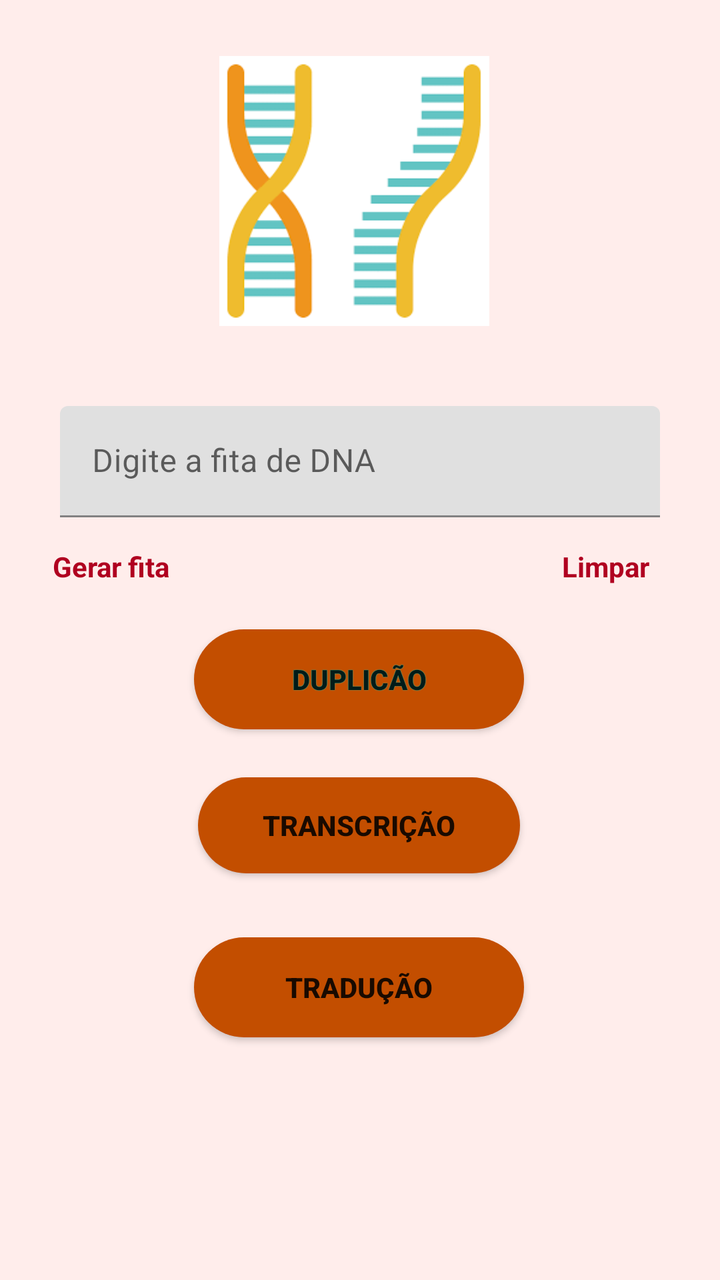
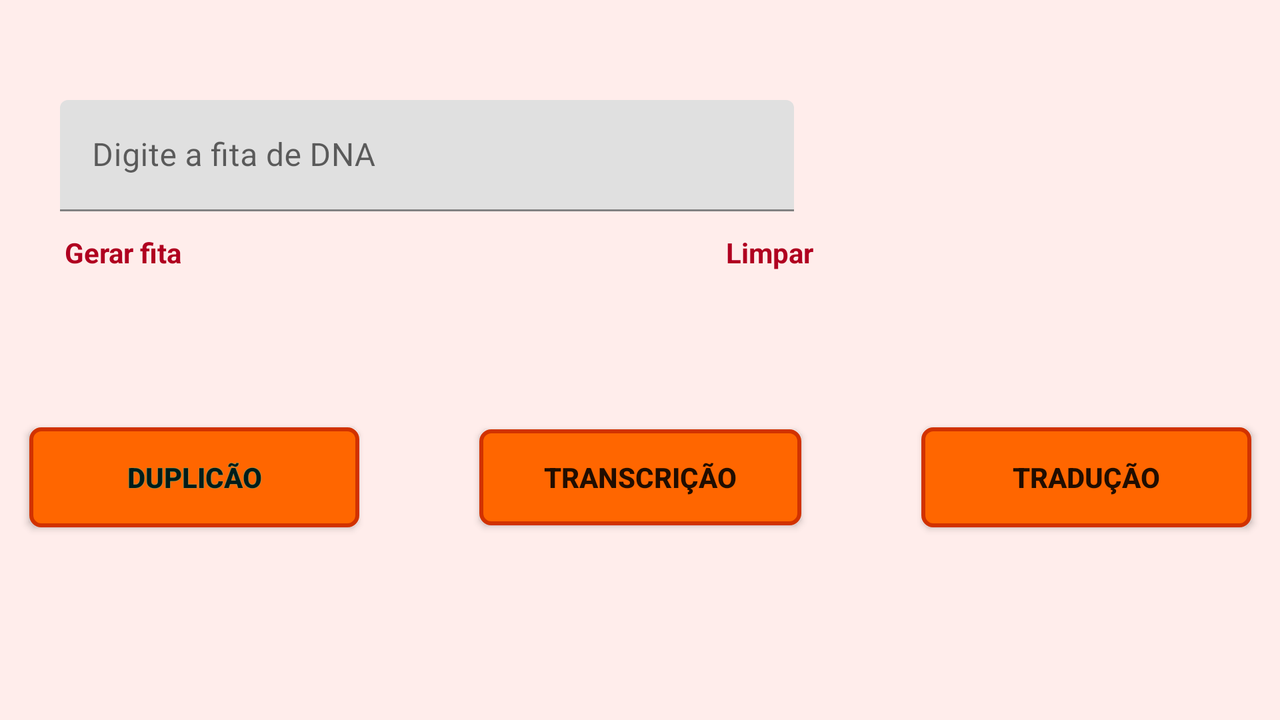

One screen, two layout resources from the same app: the default and the author's alternative for another configuration. Each is rendered where Android would select it; the XML of both is given below.
<!-- AndroidManifest.xml: application theme Theme.SinteseDeProteina -->
<!-- res/layout/activity_tela_principal.xml -->
<?xml version="1.0" encoding="utf-8"?>
<androidx.constraintlayout.widget.ConstraintLayout xmlns:android="http://schemas.android.com/apk/res/android"
    xmlns:app="http://schemas.android.com/apk/res-auto"
    xmlns:tools="http://schemas.android.com/tools"
    android:layout_width="match_parent"
    android:layout_height="match_parent"
    android:layout_gravity="center"
    android:background="#FFEDEB"
    tools:context=".TelaPrincipal">

    <TextView
        android:id="@+id/fita"
        android:layout_width="wrap_content"
        android:layout_height="wrap_content"
        android:layout_marginTop="48dp"
        android:text="TextView"
        android:textColor="@color/fita"
        android:textSize="20sp"
        android:textStyle="bold"
        android:visibility="gone"
        app:layout_constraintEnd_toEndOf="parent"
        app:layout_constraintHorizontal_bias="0.498"
        app:layout_constraintStart_toStartOf="parent"
        app:layout_constraintTop_toBottomOf="@+id/buttonTraducao" />

    <Button
        android:id="@+id/buttonTraducao"
        android:layout_width="165dp"
        android:layout_height="50dp"
        android:layout_marginTop="32dp"
        android:background="@drawable/button_pressed"
        android:onClick="buttonTraducao"
        android:text="Tradução"
        android:textStyle="bold"
        app:elevation="80dp"
        app:layout_constraintEnd_toEndOf="parent"
        app:layout_constraintHorizontal_bias="0.498"
        app:layout_constraintStart_toStartOf="parent"
        app:layout_constraintTop_toBottomOf="@+id/buttonTranscricao" />

    <TextView
        android:id="@+id/limpa2"
        android:layout_width="56dp"
        android:layout_height="48dp"
        android:layout_marginTop="12dp"
        android:minHeight="48dp"
        android:onClick="limpar"
        android:padding="3dp"
        android:text="Limpar "
        android:textColor="@color/design_default_color_error"
        android:textStyle="bold"
        app:layout_constraintEnd_toEndOf="parent"
        app:layout_constraintHorizontal_bias="0.915"
        app:layout_constraintStart_toStartOf="parent"
        app:layout_constraintTop_toBottomOf="@+id/textInputLayout" />

    <TextView
        android:id="@+id/limpa"
        android:layout_width="83dp"
        android:layout_height="48dp"
        android:layout_marginTop="12dp"
        android:minHeight="48dp"
        android:onClick="gerarFita"
        android:padding="3dp"
        android:text="Gerar fita"
        android:textColor="@color/vermelho"
        android:textStyle="bold"
        app:layout_constraintEnd_toEndOf="parent"
        app:layout_constraintHorizontal_bias="0.084"
        app:layout_constraintStart_toStartOf="parent"
        app:layout_constraintTop_toBottomOf="@+id/textInputLayout" />

    <Button
        android:id="@+id/buttonDup"
        android:layout_width="165dp"
        android:layout_height="50dp"
        android:layout_marginTop="56dp"
        android:background="@drawable/button_pressed"
        android:onClick="buttonDuplicacao"
        android:overScrollMode="always"
        android:shadowColor="@color/teal_200"
        android:shadowRadius="@dimen/material_emphasis_disabled"
        android:text="Duplicão"
        android:textStyle="bold"
        app:elevation="80dp"
        app:layout_constraintEnd_toEndOf="parent"
        app:layout_constraintHorizontal_bias="0.498"
        app:layout_constraintStart_toStartOf="parent"
        app:layout_constraintTop_toBottomOf="@+id/textInputLayout" />

    <Button
        android:id="@+id/buttonTranscricao"
        android:layout_width="161dp"
        android:layout_height="48dp"
        android:layout_marginTop="24dp"
        android:background="@drawable/button_pressed"
        android:elevation="30dp"
        android:focusable="true"
        android:onClick="buttonTranscricao"
        android:paddingLeft="12dp"
        android:paddingRight="12dp"
        android:text="TRANSCRIÇÃO"
        android:textStyle="bold"
        app:elevation="80dp"
        app:layout_constraintEnd_toEndOf="parent"
        app:layout_constraintHorizontal_bias="0.498"
        app:layout_constraintStart_toStartOf="parent"
        app:layout_constraintTop_toBottomOf="@+id/buttonDup" />

    <ImageView
        android:id="@+id/imageView3"
        android:layout_width="148dp"
        android:layout_height="135dp"
        android:layout_marginTop="28dp"
        app:layout_constraintEnd_toEndOf="parent"
        app:layout_constraintHorizontal_bias="0.486"
        app:layout_constraintStart_toStartOf="parent"
        app:layout_constraintTop_toTopOf="parent"
        app:srcCompat="@drawable/images" />

    <com.google.android.material.textfield.TextInputLayout
        android:id="@+id/textInputLayout"
        android:layout_width="0dp"
        android:layout_height="wrap_content"
        android:layout_marginStart="30dp"
        android:layout_marginLeft="30dp"
        android:layout_marginTop="40dp"
        android:layout_marginEnd="30dp"
        android:layout_marginRight="30dp"
        app:layout_constraintEnd_toEndOf="parent"
        app:layout_constraintStart_toStartOf="parent"
        app:layout_constraintTop_toBottomOf="@+id/imageView3">

        <com.google.android.material.textfield.TextInputEditText
            android:id="@+id/dna"
            android:layout_width="match_parent"
            android:layout_height="wrap_content"
            android:hint="Digite a fita de DNA" />
    </com.google.android.material.textfield.TextInputLayout>

</androidx.constraintlayout.widget.ConstraintLayout>
<!-- resources referenced by this layout -->
<resources>
  <color name="fita">#0054E4</color>
  <color name="teal_200">#FF03DAC5</color>
  <color name="vermelho">#B00020</color>
  <!-- drawable button_pressed (drawable) -->
  <?xml version="1.0" encoding="utf-8"?>
  <selector xmlns:android="http://schemas.android.com/apk/res/android">
      <item android:state_pressed="false"
          android:drawable="@drawable/button_redondo2"/>
  
      <item android:state_pressed="true"
          android:drawable="@drawable/button_redondo"/>
  
  </selector>
  <!-- drawable images: png bitmap (drawable, 3503 bytes) -->
  <style name="Theme.SinteseDeProteina" parent="Theme.MaterialComponents.Light.DarkActionBar">
          
          <item name="colorPrimary">@color/colorPrimary</item>
          <item name="colorPrimaryVariant">@color/colorSecundary</item>
          <item name="colorOnPrimary">@color/white</item> 
          
          <item name="colorSecondary">@color/fita</item>
          <item name="colorSecondaryVariant">@color/purple_700</item>
          <item name="colorOnSecondary">@color/white</item>
          
          <item name="android:statusBarColor" tools:targetApi="l">?attr/colorPrimaryVariant</item>
          <item name="android:windowBackground">@drawable/ic_android_4</item>
  
          
      </style>
  <!-- drawable button_redondo2 (drawable) -->
  <?xml version="1.0" encoding="utf-8"?>
  <shape xmlns:android="http://schemas.android.com/apk/res/android">
      <corners android:radius="80dp"/>
      <solid android:color="@color/colorSecundary" />
  </shape>
  <!-- drawable button_redondo (drawable) -->
  <?xml version="1.0" encoding="utf-8"?>
  <shape xmlns:android="http://schemas.android.com/apk/res/android">
      <corners android:radius="80dp"/>
      <solid android:color="@color/colorPrimary" />
  </shape>
  <color name="colorPrimary">#FF6600</color>
  <color name="colorSecundary">#C34E00</color>
  <color name="white">#FFFFFFFF</color>
  <color name="purple_700">#FF3700B3</color>
  <!-- drawable ic_android_4: vector/xml drawable (drawable, 98076 chars, omitted) -->
</resources>
<!-- res/layout-land/activity_tela_principal.xml (the author's variant of the layout above) -->
<!-- drawn on the phone turned sideways -->
<?xml version="1.0" encoding="utf-8"?>
<androidx.constraintlayout.widget.ConstraintLayout xmlns:android="http://schemas.android.com/apk/res/android"
    xmlns:app="http://schemas.android.com/apk/res-auto"
    xmlns:tools="http://schemas.android.com/tools"
    android:layout_width="match_parent"
    android:layout_height="match_parent"
    android:layout_gravity="center"
    android:background="#00FFEDEB"
    tools:context=".activity.TelaPrincipal"
    tools:layout_editor_absoluteX="-13dp"
    tools:layout_editor_absoluteY="0dp">

    <TextView
        android:id="@+id/fita"
        android:layout_width="wrap_content"
        android:layout_height="wrap_content"
        android:layout_marginTop="48dp"
        android:text="TextView"
        android:textColor="@color/fita"
        android:textSize="20sp"
        android:textStyle="bold"
        android:visibility="gone"
        app:layout_constraintEnd_toEndOf="parent"
        app:layout_constraintHorizontal_bias="0.498"
        app:layout_constraintStart_toStartOf="parent"
        app:layout_constraintTop_toBottomOf="@+id/buttonTraducao" />

    <Button
        android:id="@+id/buttonTraducao"
        android:layout_width="165dp"
        android:layout_height="50dp"
        android:layout_marginEnd="56dp"
        android:layout_marginRight="56dp"
        android:background="@drawable/button"
        app:backgroundTint="@null"
        android:onClick="buttonTraducao"
        android:text="Tradução"
        android:textStyle="bold"
        app:elevation="80dp"
        app:layout_constraintBaseline_toBaselineOf="@+id/buttonTranscricao"
        app:layout_constraintEnd_toEndOf="parent"
        app:layout_constraintHorizontal_bias="0.5"
        app:layout_constraintStart_toEndOf="@+id/buttonTranscricao" />

    <TextView
        android:id="@+id/limpa2"
        android:layout_width="56dp"
        android:layout_height="48dp"
        android:layout_marginTop="8dp"
        android:layout_marginEnd="224dp"
        android:layout_marginRight="224dp"
        android:minHeight="48dp"
        android:onClick="limpar"
        android:padding="3dp"
        android:text="Limpar "
        android:textColor="@color/design_default_color_error"
        android:textStyle="bold"
        app:layout_constraintEnd_toEndOf="parent"
        app:layout_constraintTop_toBottomOf="@+id/textInputLayout" />

    <TextView
        android:id="@+id/limpa"
        android:layout_width="83dp"
        android:layout_height="48dp"
        android:layout_marginStart="28dp"
        android:layout_marginLeft="28dp"
        android:layout_marginTop="8dp"
        android:minHeight="48dp"
        android:onClick="gerarFita"
        android:padding="3dp"
        android:text="Gerar fita"
        android:textColor="@color/vermelho"
        android:textStyle="bold"
        app:layout_constraintEnd_toStartOf="@+id/limpa2"
        app:layout_constraintHorizontal_bias="0.006"
        app:layout_constraintStart_toStartOf="parent"
        app:layout_constraintTop_toBottomOf="@+id/textInputLayout" />

    <Button
        android:id="@+id/buttonDup"
        android:layout_width="165dp"
        android:layout_height="50dp"
        android:layout_marginStart="56dp"
        android:layout_marginLeft="56dp"
        android:layout_marginTop="108dp"
        android:background="@drawable/button"
        app:backgroundTint="@null"
        android:onClick="buttonDuplicacao"
        android:overScrollMode="always"
        android:shadowColor="@color/teal_200"
        android:shadowRadius="@dimen/material_emphasis_disabled"
        android:text="Duplicão"
        android:textStyle="bold"
        app:elevation="80dp"
        app:layout_constraintEnd_toStartOf="@+id/buttonTranscricao"
        app:layout_constraintHorizontal_bias="0.5"
        app:layout_constraintStart_toStartOf="parent"
        app:layout_constraintTop_toBottomOf="@+id/textInputLayout" />

    <Button
        android:id="@+id/buttonTranscricao"
        android:layout_width="161dp"
        android:layout_height="48dp"
        android:layout_marginStart="60dp"
        android:layout_marginLeft="60dp"
        android:layout_marginEnd="60dp"
        android:layout_marginRight="60dp"
        android:background="@drawable/button"
        app:backgroundTint="@null"
        android:elevation="30dp"
        android:focusable="true"
        android:onClick="buttonTranscricao"
        android:paddingLeft="12dp"
        android:paddingRight="12dp"
        android:text="TRANSCRIÇÃO"
        android:textStyle="bold"
        app:elevation="80dp"
        app:layout_constraintBaseline_toBaselineOf="@+id/buttonDup"
        app:layout_constraintEnd_toStartOf="@+id/buttonTraducao"
        app:layout_constraintHorizontal_bias="0.5"
        app:layout_constraintStart_toEndOf="@+id/buttonDup" />

    <ImageView
        android:id="@+id/logo"
        android:layout_width="177dp"
        android:layout_height="149dp"
        android:layout_marginTop="4dp"
        android:layout_marginEnd="16dp"
        android:layout_marginRight="16dp"
        android:scaleType="centerCrop"
        app:layout_constraintEnd_toEndOf="parent"
        app:layout_constraintTop_toTopOf="parent"
        app:srcCompat="@drawable/animalogo" />

    <com.google.android.material.textfield.TextInputLayout
        android:id="@+id/textInputLayout"
        android:layout_width="0dp"
        android:layout_height="wrap_content"
        android:layout_marginStart="30dp"
        android:layout_marginLeft="30dp"
        android:layout_marginTop="50dp"
        android:layout_marginEnd="50dp"
        android:layout_marginRight="50dp"
        app:layout_constraintEnd_toStartOf="@+id/logo"
        app:layout_constraintStart_toStartOf="parent"
        app:layout_constraintTop_toTopOf="parent">

        <com.google.android.material.textfield.TextInputEditText
            android:id="@+id/dna"
            android:layout_width="match_parent"
            android:layout_height="wrap_content"
            android:hint="Digite a fita de DNA" />
    </com.google.android.material.textfield.TextInputLayout>

</androidx.constraintlayout.widget.ConstraintLayout>
<!-- resources referenced by the variant -->
<!-- as the phone turned sideways resolves them -->
<resources>
  <color name="fita">#0054E4</color>
  <color name="teal_200">#FF03DAC5</color>
  <color name="vermelho">#B00020</color>
  <!-- drawable button (drawable) -->
  <?xml version="1.0" encoding="utf-8"?>
  <shape xmlns:android="http://schemas.android.com/apk/res/android">
      <corners android:radius="5dp"/>
      <stroke android:color="#D13200" android:width="2dp"/>
      <solid android:color="#FF6600"></solid>
  </shape>
  <style name="Theme.SinteseDeProteina" parent="Theme.MaterialComponents.Light.DarkActionBar">
          
          <item name="colorPrimary">@color/colorPrimary</item>
          <item name="colorPrimaryVariant">@color/colorSecundary</item>
          <item name="colorOnPrimary">@color/white</item> 
          
          <item name="colorSecondary">@color/fita</item>
          <item name="colorSecondaryVariant">@color/purple_700</item>
          <item name="colorOnSecondary">@color/white</item>
          
          <item name="android:statusBarColor" tools:targetApi="l">?attr/colorPrimaryVariant</item>
          <item name="android:windowBackground">@drawable/ic_android_4</item>
  
          
      </style>
  <color name="colorPrimary">#FF6600</color>
  <color name="colorSecundary">#C34E00</color>
  <color name="white">#FFFFFFFF</color>
  <color name="purple_700">#FF3700B3</color>
  <!-- drawable ic_android_4: vector/xml drawable (drawable, 98076 chars, omitted) -->
</resources>
